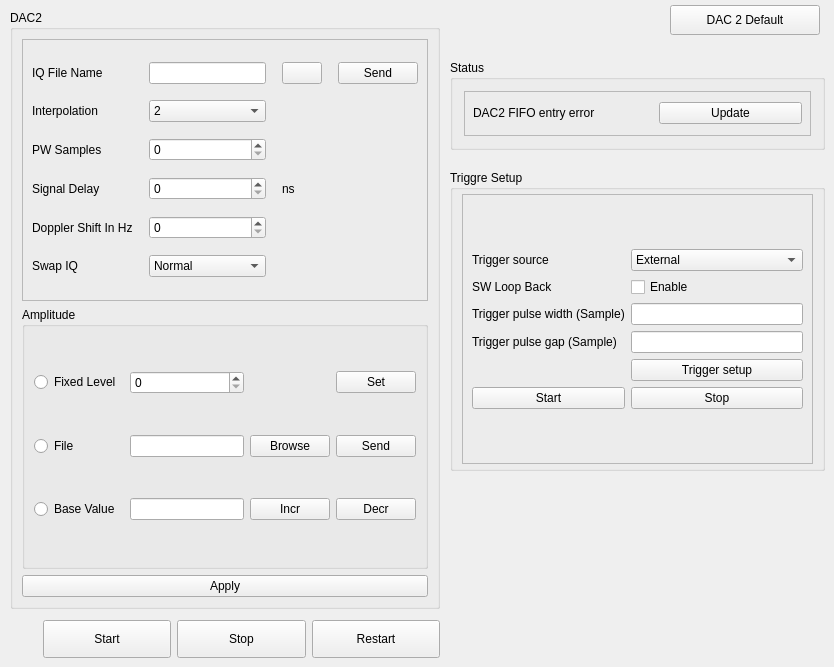
          <widget class="QWidget" name="tab_6">
           <attribute name="title">
            <string>LX</string>
           </attribute>
           <widget class="QGroupBox" name="groupBox_ddr_status_13">
            <property name="geometry">
             <rect>
              <x>450</x>
              <y>170</y>
              <width>375</width>
              <height>301</height>
             </rect>
            </property>
            <property name="title">
             <string>Triggre Setup</string>
            </property>
            <layout class="QHBoxLayout" name="horizontalLayout_65">
             <property name="spacing">
              <number>4</number>
             </property>
             <property name="topMargin">
              <number>4</number>
             </property>
             <property name="bottomMargin">
              <number>4</number>
             </property>
             <item>
              <widget class="QFrame" name="frame_33">
               <property name="frameShape">
                <enum>QFrame::Shape::StyledPanel</enum>
               </property>
               <property name="frameShadow">
                <enum>QFrame::Shadow::Raised</enum>
               </property>
               <layout class="QVBoxLayout" name="verticalLayout_39">
                <property name="topMargin">
                 <number>4</number>
                </property>
                <property name="bottomMargin">
                 <number>4</number>
                </property>
                <item>
                 <layout class="QGridLayout" name="gridLayout_59">
                  <item row="4" column="3">
                   <widget class="QPushButton" name="PBdac2TStriggersetup">
                    <property name="text">
                     <string>Trigger setup</string>
                    </property>
                   </widget>
                  </item>
                  <item row="0" column="0">
                   <widget class="QLabel" name="LbIddc2TSTriggerSource">
                    <property name="text">
                     <string>Trigger source</string>
                    </property>
                   </widget>
                  </item>
                  <item row="1" column="0">
                   <widget class="QLabel" name="LbIddc2TSSWLookBack">
                    <property name="text">
                     <string>SW Loop Back</string>
                    </property>
                   </widget>
                  </item>
                  <item row="1" column="3">
                   <widget class="QCheckBox" name="CBdac2TSenable">
                    <property name="text">
                     <string>Enable</string>
                    </property>
                   </widget>
                  </item>
                  <item row="2" column="3">
                   <widget class="QLineEdit" name="LEdac2TStriggepushwidth"/>
                  </item>
                  <item row="6" column="0">
                   <widget class="QPushButton" name="PBdac2TSstart">
                    <property name="text">
                     <string>Start</string>
                    </property>
                   </widget>
                  </item>
                  <item row="0" column="3">
                   <widget class="QComboBox" name="CBdac2TSexternal">
                    <item>
                     <property name="text">
                      <string>External</string>
                     </property>
                    </item>
                    <item>
                     <property name="text">
                      <string>Internal</string>
                     </property>
                    </item>
                   </widget>
                  </item>
                  <item row="6" column="3">
                   <widget class="QPushButton" name="PBdac2TSstop">
                    <property name="text">
                     <string>Stop</string>
                    </property>
                   </widget>
                  </item>
                  <item row="3" column="0">
                   <widget class="QLabel" name="LbIddc2TStriggerpulsegap">
                    <property name="text">
                     <string>Trigger pulse gap (Sample)</string>
                    </property>
                   </widget>
                  </item>
                  <item row="2" column="0">
                   <widget class="QLabel" name="LbIddc2TStriggerpulsewidth">
                    <property name="text">
                     <string>Trigger pulse width (Sample)</string>
                    </property>
                   </widget>
                  </item>
                  <item row="3" column="3">
                   <widget class="QLineEdit" name="LEdacT2Striggerpulsegap"/>
                  </item>
                 </layout>
                </item>
               </layout>
              </widget>
             </item>
            </layout>
           </widget>
           <widget class="QGroupBox" name="groupBox_ddr_status_14">
            <property name="geometry">
             <rect>
              <x>450</x>
              <y>60</y>
              <width>375</width>
              <height>90</height>
             </rect>
            </property>
            <property name="title">
             <string>Status</string>
            </property>
            <layout class="QVBoxLayout" name="verticalLayout_40">
             <property name="leftMargin">
              <number>11</number>
             </property>
             <property name="topMargin">
              <number>11</number>
             </property>
             <property name="rightMargin">
              <number>11</number>
             </property>
             <property name="bottomMargin">
              <number>11</number>
             </property>
             <item>
              <widget class="QFrame" name="frame_34">
               <property name="frameShape">
                <enum>QFrame::Shape::StyledPanel</enum>
               </property>
               <property name="frameShadow">
                <enum>QFrame::Shadow::Raised</enum>
               </property>
               <layout class="QVBoxLayout" name="verticalLayout_41">
                <property name="leftMargin">
                 <number>8</number>
                </property>
                <property name="topMargin">
                 <number>5</number>
                </property>
                <property name="rightMargin">
                 <number>8</number>
                </property>
                <property name="bottomMargin">
                 <number>5</number>
                </property>
                <item>
                 <layout class="QGridLayout" name="gridLayout_60">
                  <item row="0" column="1">
                   <widget class="QLabel" name="LbIddc2ledSta">
                    <property name="sizePolicy">
                     <sizepolicy hsizetype="Fixed" vsizetype="Fixed">
                      <horstretch>0</horstretch>
                      <verstretch>0</verstretch>
                     </sizepolicy>
                    </property>
                    <property name="minimumSize">
                     <size>
                      <width>30</width>
                      <height>30</height>
                     </size>
                    </property>
                    <property name="maximumSize">
                     <size>
                      <width>30</width>
                      <height>30</height>
                     </size>
                    </property>
                    <property name="text">
                     <string/>
                    </property>
                    <property name="pixmap">
                     <pixmap resource="TargetEchoGen.qrc">:/images/led-circle-grey.png</pixmap>
                    </property>
                    <property name="scaledContents">
                     <bool>true</bool>
                    </property>
                   </widget>
                  </item>
                  <item row="0" column="2">
                   <widget class="QPushButton" name="PBddc2STAupdate">
                    <property name="text">
                     <string>Update</string>
                    </property>
                   </widget>
                  </item>
                  <item row="0" column="0">
                   <widget class="QLabel" name="LbIddc2StaFIFOentery">
                    <property name="text">
                     <string>DAC2 FIFO entry error</string>
                    </property>
                   </widget>
                  </item>
                 </layout>
                </item>
               </layout>
              </widget>
             </item>
            </layout>
           </widget>
           <widget class="QPushButton" name="Pbdac2default">
            <property name="geometry">
             <rect>
              <x>670</x>
              <y>5</y>
              <width>150</width>
              <height>30</height>
             </rect>
            </property>
            <property name="text">
             <string>DAC 2 Default</string>
            </property>
           </widget>
           <widget class="QWidget" name="layoutWidget_6">
            <property name="geometry">
             <rect>
              <x>43</x>
              <y>620</y>
              <width>397</width>
              <height>38</height>
             </rect>
            </property>
            <layout class="QHBoxLayout" name="horizontalLayout_66">
             <item>
              <widget class="QPushButton" name="PBddc2AMPLstart">
               <property name="sizePolicy">
                <sizepolicy hsizetype="Preferred" vsizetype="Preferred">
                 <horstretch>0</horstretch>
                 <verstretch>0</verstretch>
                </sizepolicy>
               </property>
               <property name="text">
                <string>Start</string>
               </property>
              </widget>
             </item>
             <item>
              <widget class="QPushButton" name="PBddc2AMPLstop">
               <property name="sizePolicy">
                <sizepolicy hsizetype="Preferred" vsizetype="Preferred">
                 <horstretch>0</horstretch>
                 <verstretch>0</verstretch>
                </sizepolicy>
               </property>
               <property name="text">
                <string>Stop</string>
               </property>
              </widget>
             </item>
             <item>
              <widget class="QPushButton" name="PBddc2AMPLrestart">
               <property name="sizePolicy">
                <sizepolicy hsizetype="Preferred" vsizetype="Preferred">
                 <horstretch>0</horstretch>
                 <verstretch>0</verstretch>
                </sizepolicy>
               </property>
               <property name="text">
                <string>Restart</string>
               </property>
              </widget>
             </item>
            </layout>
           </widget>
           <widget class="QGroupBox" name="groupBox_dac_setup_if_mode_6">
            <property name="geometry">
             <rect>
              <x>10</x>
              <y>10</y>
              <width>430</width>
              <height>599</height>
             </rect>
            </property>
            <property name="title">
             <string>DAC2</string>
            </property>
            <layout class="QVBoxLayout" name="verticalLayout_42">
             <item>
              <widget class="QFrame" name="frame_35">
               <property name="minimumSize">
                <size>
                 <width>0</width>
                 <height>259</height>
                </size>
               </property>
               <property name="frameShape">
                <enum>QFrame::Shape::StyledPanel</enum>
               </property>
               <property name="frameShadow">
                <enum>QFrame::Shadow::Raised</enum>
               </property>
               <layout class="QHBoxLayout" name="horizontalLayout_67">
                <property name="spacing">
                 <number>16</number>
                </property>
                <item>
                 <layout class="QVBoxLayout" name="verticalLayout_43">
                  <item>
                   <layout class="QGridLayout" name="gridLayout_61">
                    <item row="5" column="1">
                     <widget class="QSpinBox" name="SBdac2signaldelay">
                      <property name="maximum">
                       <number>2147483647</number>
                      </property>
                     </widget>
                    </item>
                    <item row="4" column="1">
                     <widget class="QSpinBox" name="SBdac2PW">
                      <property name="maximum">
                       <number>2147483647</number>
                      </property>
                     </widget>
                    </item>
                    <item row="0" column="1">
                     <widget class="QLineEdit" name="lEdac2iqfile"/>
                    </item>
                    <item row="5" column="2">
                     <widget class="QLabel" name="label_77">
                      <property name="text">
                       <string>ns</string>
                      </property>
                     </widget>
                    </item>
                    <item row="5" column="0">
                     <widget class="QLabel" name="LbIDAC2signalDelay">
                      <property name="text">
                       <string>Signal Delay </string>
                      </property>
                     </widget>
                    </item>
                    <item row="3" column="1">
                     <widget class="QComboBox" name="CBdac2interpolation">
                      <item>
                       <property name="text">
                        <string>2</string>
                       </property>
                      </item>
                      <item>
                       <property name="text">
                        <string>4</string>
                       </property>
                      </item>
                      <item>
                       <property name="text">
                        <string>8</string>
                       </property>
                      </item>
                     </widget>
                    </item>
                    <item row="4" column="0">
                     <widget class="QLabel" name="LbIDAC2PWSamples">
                      <property name="text">
                       <string>PW Samples</string>
                      </property>
                     </widget>
                    </item>
                    <item row="6" column="0">
                     <widget class="QLabel" name="LbIDAC2DopplerShiftHz">
                      <property name="text">
                       <string>Doppler Shift In Hz</string>
                      </property>
                     </widget>
                    </item>
                    <item row="0" column="0">
                     <widget class="QLabel" name="LbIDAC2IqFileName">
                      <property name="text">
                       <string>IQ File Name</string>
                      </property>
                     </widget>
                    </item>
                    <item row="0" column="3">
                     <widget class="QPushButton" name="PBdac2send">
                      <property name="text">
                       <string>Send</string>
                      </property>
                     </widget>
                    </item>
                    <item row="3" column="0">
                     <widget class="QLabel" name="LbIDAC2Interpolation">
                      <property name="text">
                       <string>Interpolation</string>
                      </property>
                     </widget>
                    </item>
                    <item row="0" column="2">
                     <widget class="QPushButton" name="PBdac2browse">
                      <property name="text">
                       <string/>
                      </property>
                      <property name="icon">
                       <iconset resource="TargetEchoGen.qrc">
                        <normaloff>:/images/file-browser-icon-23.jpg</normaloff>:/images/file-browser-icon-23.jpg</iconset>
                      </property>
                     </widget>
                    </item>
                    <item row="7" column="1">
                     <widget class="QComboBox" name="CBdac2swapiq">
                      <item>
                       <property name="text">
                        <string>Normal</string>
                       </property>
                      </item>
                      <item>
                       <property name="text">
                        <string>Swap</string>
                       </property>
                      </item>
                     </widget>
                    </item>
                    <item row="6" column="1">
                     <widget class="QSpinBox" name="SBdac2dopplershift">
                      <property name="maximum">
                       <number>2147483647</number>
                      </property>
                     </widget>
                    </item>
                    <item row="7" column="0">
                     <widget class="QLabel" name="LbIDAC2SwapIQ">
                      <property name="text">
                       <string>Swap IQ</string>
                      </property>
                     </widget>
                    </item>
                   </layout>
                  </item>
                 </layout>
                </item>
               </layout>
              </widget>
             </item>
             <item>
              <widget class="QGroupBox" name="groupBox_21">
               <property name="title">
                <string>Amplitude</string>
               </property>
               <layout class="QHBoxLayout" name="horizontalLayout_68">
                <item>
                 <layout class="QGridLayout" name="gridLayout_62">
                  <item row="1" column="3">
                   <widget class="QPushButton" name="PBddc2AMPLsend">
                    <property name="text">
                     <string>Send</string>
                    </property>
                   </widget>
                  </item>
                  <item row="0" column="1">
                   <widget class="QSpinBox" name="SBdac2AMPLfixedlevel">
                    <property name="maximum">
                     <number>2147483647</number>
                    </property>
                   </widget>
                  </item>
                  <item row="2" column="3">
                   <widget class="QPushButton" name="PBddc2AMPLdecr">
                    <property name="text">
                     <string>Decr</string>
                    </property>
                   </widget>
                  </item>
                  <item row="2" column="0">
                   <widget class="QRadioButton" name="RbDAC2AMPLBaseValue">
                    <property name="text">
                     <string>Base Value</string>
                    </property>
                   </widget>
                  </item>
                  <item row="1" column="0">
                   <widget class="QRadioButton" name="RbDAC2AMPLFile">
                    <property name="text">
                     <string>File</string>
                    </property>
                   </widget>
                  </item>
                  <item row="2" column="1">
                   <widget class="QLineEdit" name="LEddc2AMPLbaseval"/>
                  </item>
                  <item row="2" column="2">
                   <widget class="QPushButton" name="PBddc2AMPLincr">
                    <property name="text">
                     <string>Incr</string>
                    </property>
                   </widget>
                  </item>
                  <item row="1" column="1">
                   <widget class="QLineEdit" name="LEdac2AMPLfile"/>
                  </item>
                  <item row="0" column="0">
                   <widget class="QRadioButton" name="RbDAC2AMPLFixLev">
                    <property name="text">
                     <string>Fixed Level </string>
                    </property>
                   </widget>
                  </item>
                  <item row="0" column="3">
                   <widget class="QPushButton" name="PBddc2AMPLset">
                    <property name="text">
                     <string>Set</string>
                    </property>
                   </widget>
                  </item>
                  <item row="1" column="2">
                   <widget class="QPushButton" name="PBddc2AMPLbrowse">
                    <property name="text">
                     <string>Browse</string>
                    </property>
                   </widget>
                  </item>
                 </layout>
                </item>
               </layout>
              </widget>
             </item>
             <item>
              <widget class="QPushButton" name="PBddc2AMPLapply">
               <property name="text">
                <string>Apply</string>
               </property>
              </widget>
             </item>
            </layout>
           </widget>
          </widget>
